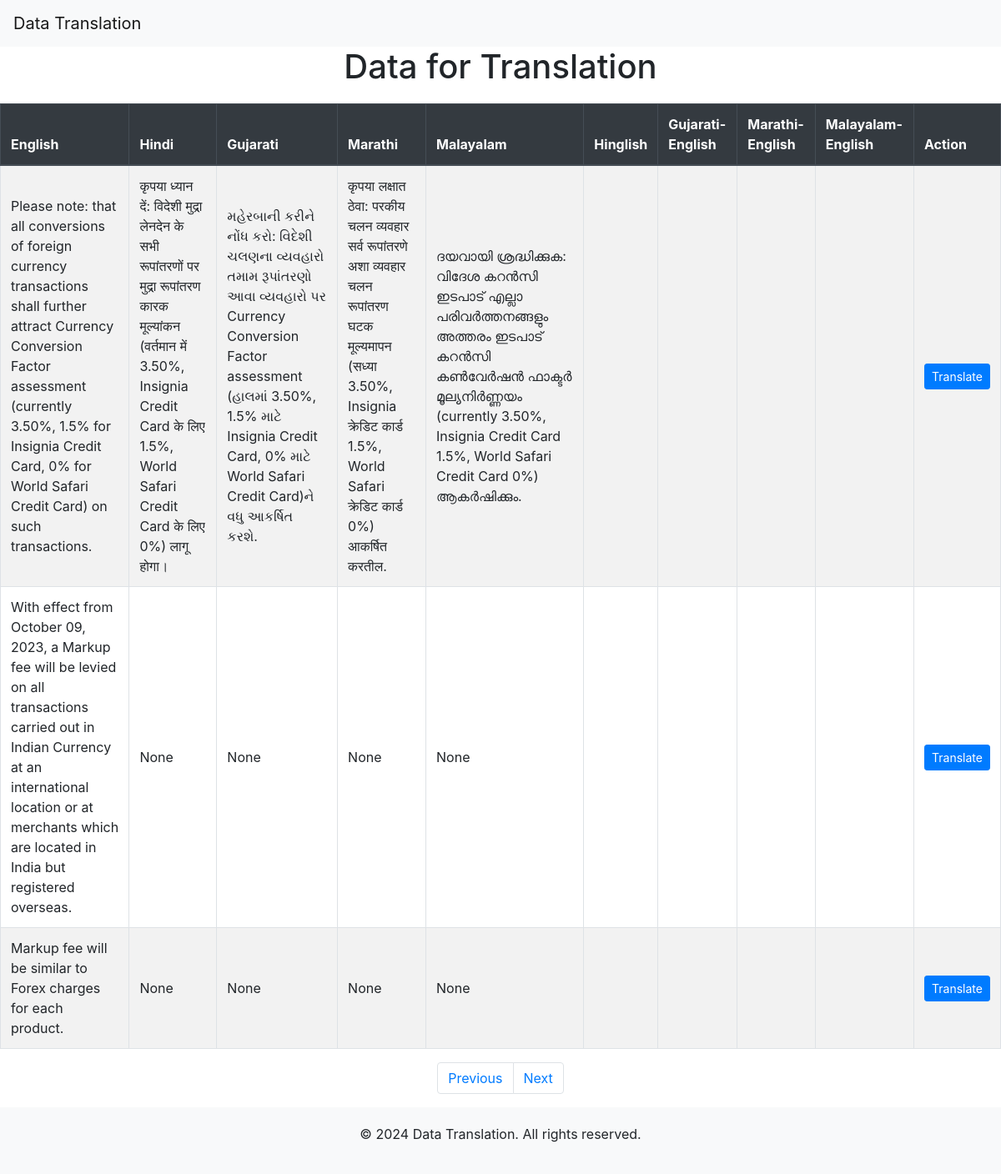
The app's page /myapp/display/19/ with its own data.
### myapp/models.py (models this page shows, shortened)
class ExtractedData(models.Model):
    uploaded_image = models.ForeignKey(UploadedImage, on_delete=models.CASCADE)
    extracted_data = models.TextField(default = [])
    hindi = models.TextField(null=True, blank=True)
    gujarati = models.TextField(null=True, blank=True)
    marathi = models.TextField(null=True, blank=True)
    malayalam = models.TextField(null=True, blank=True)
    class Meta:
        verbose_name = "ExtractedData"
        verbose_name_plural = "ExtractedData"

### myapp/views.py (the view)
# urls.py: path('display/<int:image_id>/', display_data, name='display_data'),
def display_data(request, image_id):
    extracted_data = ExtractedData.objects.filter(uploaded_image_id=image_id)
    return render(request, 'myapp/display_data.html', {'extracted_data': extracted_data})

### myapp/templates/myapp/display_data.html (shortened to what this page needs)
<!DOCTYPE html>
<html lang="en">
<head>
    <link href="https://maxcdn.bootstrapcdn.com/bootstrap/4.5.2/css/bootstrap.min.css" rel="stylesheet">
</head>
<body>
    <nav class="navbar navbar-expand-lg navbar-light bg-light fixed-top">
        <a class="navbar-brand" href="#">Data Translation</a>
    </nav>
    <div class="container" style="padding-right: 0px !important;padding-left: 0px !important;max-width: fit-content;">
        <h1 class="text-center">Data for Translation</h1>
        <div class="table-responsive">
            <table class="table table-striped table-bordered table-hover">
                <thead class="thead-dark">
                    <tr>
                        <th>English</th>
                        <th>Hindi</th>
                        <th>Gujarati</th>
                        <th>Marathi</th>
                        <th>Malayalam</th>
                        <th>Hinglish</th>
                        <th>Gujarati-English</th>
                        <th>Marathi-English</th>
                        <th>Malayalam-English</th>
                        <th>Action</th>
                    </tr>
                </thead>
                <tbody>
                    {% for data in extracted_data %}
                    <tr>
                        <td>{{ data.extracted_data }}</td>
                        <td>{{ data.hindi }}</td>
                        <td>{{ data.gujarati }}</td>
                        <td>{{ data.marathi }}</td>
                        <td>{{ data.malayalam }}</td>
                        <td>{{ data.hinglish }}</td>
                        <td>{{ data.gujarati_english }}</td>
                        <td>{{ data.marathi_english }}</td>
                        <td>{{ data.malayalam_english }}</td>
                        <td><a class="btn btn-primary btn-sm" href="{% url 'translate' data.id %}">Translate</a></td>
                    </tr>
                    {% endfor %}
                </tbody>
            </table>
        </div>
        <nav aria-label="Page navigation">
            <ul class="pagination">
                <li class="page-item"><a class="page-link" href="#">Previous</a></li>
                <li class="page-item"><a class="page-link" href="#">Next</a></li>
            </ul>
        </nav>
    </div>
    <footer>
        <div class="container">
            <p>&copy; 2024 Data Translation. All rights reserved.</p>
        </div>
    </footer>
</body>
</html>

### myapp/templates/myapp/display_data.html (style rules this page uses)
body { padding-top: 56px; }
.table th, .table td { vertical-align: middle; }
h1 { margin-bottom: 20px; }
footer { background: #f8f9fa; padding: 20px 0; text-align: center; }
.pagination { justify-content: center; }

### records on screen
ExtractedData: extracted_data "Please note: that all conversions of foreign currency transactions shall further attract Currency Conversion Factor assessment (currently 3.50%, 1.5% for Insignia Credit Card, 0% for World Safari Credit Card) on such transactions.", hindi "कृपया ध्यान दें: विदेशी मुद्रा लेनदेन के सभी रूपांतरणों पर मुद्रा रूपांतरण कारक मूल्यांकन (वर्तमान में 3.50%, Insignia Credit Card के लिए 1.5%, World Safari Credit Card के लिए 0%) लागू होगा।", gujarati "મહેરબાની કરીને નોંધ કરો: વિદેશી ચલણના વ્યવહારો તમામ રૂપાંતરણો આવા વ્યવહારો પર Currency Conversion Factor assessment (હાલમાં 3.50%, 1.5% માટે Insignia Credit Card, 0% માટે World Safari Credit Card)ને વધુ આકર્ષિત કરશે.", marathi "कृपया लक्षात ठेवा: परकीय चलन व्यवहार सर्व रूपांतरणे अशा व्यवहार चलन रूपांतरण घटक मूल्यमापन (सध्या 3.50%, Insignia क्रेडिट कार्ड 1.5%, World Safari क्रेडिट कार्ड 0%) आकर्षित करतील.", malayalam "ദയവായി ശ്രദ്ധിക്കുക: വിദേശ കറൻസി ഇടപാട് എല്ലാ പരിവർത്തനങ്ങളും അത്തരം ഇടപാട് കറൻസി കൺവേർഷൻ ഫാക്ടർ മൂല്യനിർണ്ണയം (currently 3.50%, Insignia Credit Card 1.5%, World Safari Credit Card 0%) ആകർഷിക്കും."
ExtractedData: extracted_data "With effect from October 09, 2023, a Markup fee will be levied on all transactions carried out in Indian Currency at an international location or at merchants which are located in India but registered overseas.", hindi "None", gujarati "None", marathi "None", malayalam "None"
ExtractedData: extracted_data "Markup fee will be similar to Forex charges for each product.", hindi "None", gujarati "None", marathi "None", malayalam "None"
